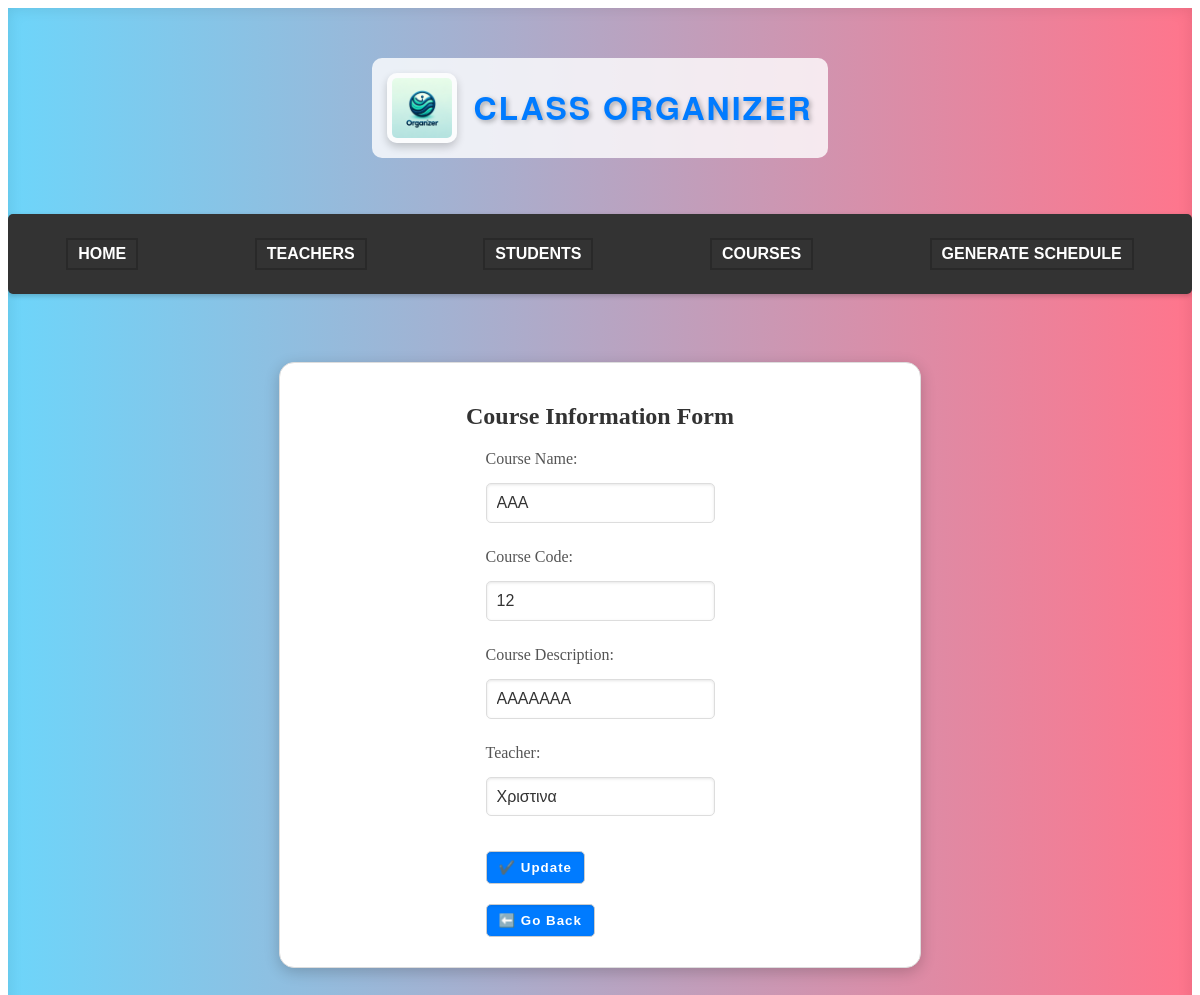
The app's page /classapp/editcourse/4/ with its own data.
### classapp/models.py (models this page shows)
class Course(models.Model):
    course_id = models.AutoField(primary_key=True) #primary key
    name = models.CharField(max_length=50)
    code = models.CharField(max_length=50)
    description = models.CharField(max_length=50)
    teacher = models.ForeignKey(Teacher, on_delete=models.CASCADE)

class Teacher(models.Model):
    teacher_id = models.AutoField(primary_key=True) #primary key
    name = models.CharField(max_length=50)
    last_name = models.CharField(max_length=50)
    phone = models.CharField(max_length=50)
    working_days = models.CharField(max_length=50, default='')

### classapp/views.py (the view)
# urls.py: path('editcourse/<int:course_id>/', views.editcourse, name='editcourse'),
def editcourse(request, course_id):
    course = get_object_or_404(Course, course_id=course_id)
    print(f"Retrieved course: {course}")
    if request.method == 'POST':
        form = CourseForm(request.POST, instance=course)
        if form.is_valid():
            course = form.save(commit=False)
            course.name = form.cleaned_data['name']
            course.code = form.cleaned_data['code']
            course.description = form.cleaned_data['description']
            if 'teacher' in form.cleaned_data:  # Check if teacher is in form.cleaned_data
                course.teacher_id = form.cleaned_data['teacher']
            else:
                print("Teacher field is required.")
                return render(request, 'editcourse.html', {'form': form, 'course': course, 'teachers': teachers})
            course.save()
            print(f"Updated course: {course}")
            courses = Course.objects.all()
            return render(request, 'course.html', {'course_id': course.course_id, 'data': courses})
    else:
        form = CourseForm(instance=course)
    print(f"Form errors: {form.errors}")
    teachers = Teacher.objects.all()  # Query all teachers
    return render(request, 'editcourse.html', {'form': form, 'course': course, 'teachers': teachers})  # Add teachers to the context

### classapp/forms.py
class CourseForm(forms.ModelForm):
    teacher = forms.ModelChoiceField(queryset=Teacher.objects.all())  # Add this line
    class Meta:
        model = Course
        fields = ['name', 'code', 'description', 'teacher']
    def __init__(self, *args, **kwargs):
        super(CourseForm, self).__init__(*args, **kwargs)
        if self.instance and self.instance.pk:
            self.fields['teacher'].initial = self.instance.teacher_id

### classapp/templates/editcourse.html (shortened to what this page needs)
<!DOCTYPE html>
<html lang="en">
<head>
    {% load static %}
    <link rel="stylesheet" href=" {% static 'style.css' %} ">
</head>
<body>
    <div class="main-container">
        <header>
            <img src="{% static 'classorganizerlogo.png' %}" alt="Logo" class="logo">
            <h1 class="siteTitle">Class Organizer</h1>
        </header>
        <nav class="navbar">
            <ul class="navbar-nav">
                <li class="nav-item"><a href="{% url 'home' %}">Home</a></li>
                <li class="nav-item"><a href="{% url 'teacher' %}">Teachers</a></li>
                <li class="nav-item"><a href="{% url 'student' %}">Students</a></li>
                <li class="nav-item"><a href="{% url 'course' %}">Courses</a></li>
                <li class="nav-item"><a href="{% url 'schedule' %}">Generate Schedule</a></li>
            </ul>
        </nav>
        <div class="form-container">
            <h2>Course Information Form</h2>
            <form action="{% url 'editcourse' course.course_id %}" method="post">
                <div class="form-group">
                    <label for="name">Course Name:</label>
                    <input type="text" id="name" name="name" value="{{ course.name }}" required>
                </div>
                <div class="form-group">
                    <label for="code">Course Code:</label>
                    <input type="text" id="code" name="code" value="{{ course.code }}" required>
                </div>
                <div class="form-group">
                    <label for="description">Course Description:</label>
                    <input type="text" id="description" name="description" value="{{ course.description }}" required>
                </div>
                <div class="form-group">
                    <label for="teacher">Teacher:</label>
                    <select name="teacher" id="teacher">
                        {% for teacher in teachers %}
                        <option value="{{ teacher.teacher_id }}" {% if teacher.teacher_id == course.teacher_id %}selected{% endif %}>{{ teacher.name }}</option>
                        {% endfor %}
                    </select>
                </div>
                <button class="course_submit_btn" type="submit">✔️ Update</button>
                <div>
                    <button class="go_back_btn" onclick="history.back()">⬅️ Go Back</button>
                </div>
            </form>
        </div>
    </div>
</body>
</html>

### classapp/static/style.css (style rules this page uses)
.main-container { display: flex; flex-direction: column; justify-content: flex-start; align-items: center; height: 100vh; padding-top: 50px; background: linear-gradient(to right, #6DD5FA, #FF758C); box-shadow: inset 0 0 15px rgba(0, 0, 0, 0.1); overflow: auto; transition: all 0.3s ease; gap: 20px; }
.main-container > * { margin-bottom: 20px; padding: 15px; border-radius: 10px; background: rgba(255, 255, 255, 0.8); }
.navbar { background-color: #333; padding: 10px 0; margin-top: 1rem; width: 100%; margin-bottom: 3rem; box-shadow: 0 2px 5px rgba(0, 0, 0, 0.2); font-family: "Arial", sans-serif; border-radius: 5px; transition: background-color 0.3s ease-in-out; }
.navbar-nav { list-style: none; display: flex; justify-content: space-around; padding: 0; }
.nav-item { color: #fff; text-transform: uppercase; font-weight: bold; transition: color 0.3s ease-in-out, box-shadow 0.3s ease-in-out, transform 0.3s ease-in-out; box-shadow: 0 0 0 2px rgba(0, 0, 0, 0.2); }
.nav-item a { color: #fff; text-decoration: none; padding: 5px 10px; position: relative; display: inline-block; }
.nav-item a::after { content: ""; position: absolute; width: 0; height: 2px; background-color: #ff0000; bottom: 0; left: 50%; transition: width 0.3s ease, left 0.3s ease; }
header { display: flex; align-items: center; justify-content: space-between; padding: 20px; background-color: #333; color: #fff; }
.siteTitle { font-size: 2em; margin: 0; font-family: 'Helvetica Neue', sans-serif; color: #007BFF; text-shadow: 2px 2px 5px rgba(0, 0, 0, 0.3); text-transform: uppercase; letter-spacing: 2px; transition: all 0.3s ease; }
.siteTitle::after { content: ''; display: block; height: 2px; background: linear-gradient(to right, #6DD5FA, #FF758C); transition: width 0.3s ease; width: 0; }
h2 { color: #333; margin-bottom: 20px; }
.form-group { display: flex; flex-direction: column; width: 100%; margin-bottom: 15px; }
.form-group label { margin-bottom: 5px; color: #555; }
.form-group input { padding: 10px; border: 1px solid #ddd; border-radius: 5px; font-size: 16px; color: #333; }
.form-group select { padding: 10px; border: 1px solid #ddd; border-radius: 5px; font-size: 16px; color: #333; width: 100%; appearance: none; -webkit-appearance: none; -moz-appearance: none; background: url('dropdown-arrow.png') no-repeat right; }

### records on screen
Course: name "AAA", code "12", description "AAAAAAA", teacher "Χριστινα"
